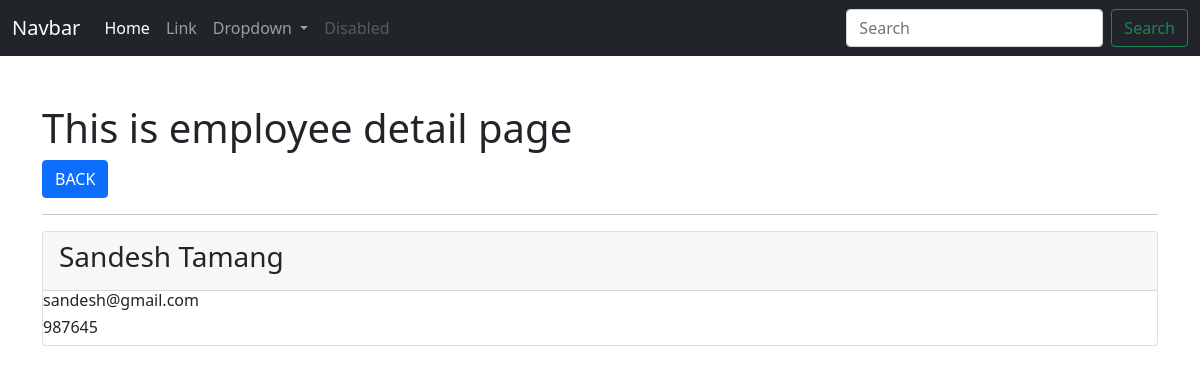
Screenshot of /employee/show/12/ with the database file from the repository.
### app_employeewebsite/models.py (models this page shows, shortened)
class Employee(models.Model):
    full_name = models.CharField(max_length=255)
    contact = models.CharField(max_length=255)
    email = models.EmailField()
    dob = models.DateField()
    join_date = models.DateField()
    gender = models.CharField(max_length=255)
    blood_group = models.CharField(max_length=255)
    address = models.CharField(max_length=255)
    user = models.ForeignKey(User, on_delete=models.CASCADE)
    department = models.ForeignKey(Department, on_delete=models.CASCADE)
    class Meta:
        db_table = 'app_employee'

### app_employeewebsite/views.py (the view)
# urls.py: path('employee/show/<int:id>/', views.employee_show, name='emp-show'),
def employee_show(request, id):
    data = Employee.objects.get(id=id)
    context = {"data": data}
    return render(request, 'employees/show_employee.html', context)

### templates/employees/show_employee.html (shortened to what this page needs)
{% extends 'layouts/master.html' %}
{% block content %}
<div class="container mt-5">
    <h1>This is employee detail page</h1>
    <a href="{% url 'emp-index' %}" class="btn btn-primary">BACK</a>
    <hr>
    <div class="card">
        <div class="card-header"><h3>{{ data.full_name }}</h3></div>
        <div class="ccard-body">
            <h6>{{ data.email }}</h6>
            <h6>{{ data.contact }}</h6>
        </div>
    </div>
</div>
{% endblock %}

### rows the page displays
Employee: full_name "Sandesh Tamang", email "sandesh@gmail.com", contact "987645"
